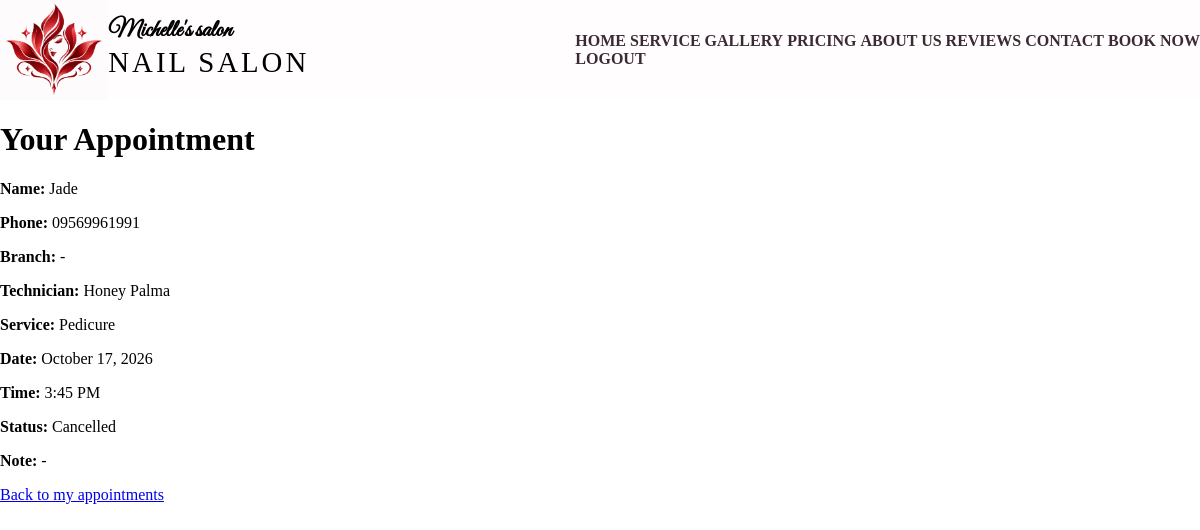
Screenshot of /appointments/8/ (signed in) with the database file from the repository.
### apiprojects/models.py (models this page shows, shortened)
class Appointment(models.Model):
    user = models.ForeignKey(
         settings.AUTH_USER_MODEL, on_delete=models.CASCADE,
         related_name="appointments", null=True, blank=True
    )
    STATUS_CHOICES = [
         ("pending", "Pending"),
         ("completed", "Completed"),
         ("confirmed", "Confirmed"),
         ("cancelled", "Cancelled"),
         ("no_show", "No_show"),
    ]
    name = models.CharField(max_length=100)
    staff = models.ForeignKey(
        Staff, on_delete=models.PROTECT, related_name="appointments"
    )
    service = models.ForeignKey(Service, on_delete=models.PROTECT, null=True)
    branch = models.ForeignKey(Branch, on_delete=models.PROTECT, null=True, blank=True, related_name="appointments")
    status = models.CharField(max_length=10, choices=STATUS_CHOICES, default="pending")
    created_at = models.DateTimeField(auto_now_add=True)
    appointment_date = models.DateTimeField()
    phone_number = models.CharField(
            max_length=11,
            validators=[phone_validator],
            null=True, blank=True,
        )
    note = models.TextField(blank=True)
    class Meta:
        ordering = ["appointment_date"]
        constraints = [
             models.UniqueConstraint(
                  fields=["user"],
                  condition = models.Q(status__in=["pending", 'confirmed']),
                  name="one_active_appointment_per_user",
             )
        ]

class Staff(models.Model):
    user = models.OneToOneField(settings.AUTH_USER_MODEL, on_delete=models.SET_NULL, related_name="staff_profile", null=True, blank=True)
    name = models.CharField(max_length=100)
    role = models.CharField(max_length=60, blank=True)
    image = models.ImageField(upload_to="staff/")
    number = models.CharField(max_length=20, null=True, blank=True)
    location = models.CharField(max_length=100, null=True, blank=True)
    base_salary = models.DecimalField(max_digits=10, decimal_places=2, default=0)
    commission_rate = models.DecimalField(max_digits=4, decimal_places=2, default=0)
    class Meta:
        verbose_name_plural = "staff"
    def __str__(self):
        return self.name

class Service(models.Model):
    service_name = models.CharField(max_length=100)
    category = models.ForeignKey(ServiceCategory, on_delete=models.PROTECT, related_name="services", null=True, blank=True)
    price = models.DecimalField(max_digits=8, decimal_places=2)
    image = models.ImageField(upload_to="services/")
    slug = models.SlugField(unique=True, blank=True)

### apiprojects/views.py (the view)
# urls.py: path("appointments/<int:pk>/", views.appointment_detail, name="appointment_detail"),
@login_required
def appointment_detail(request, pk):
    if request.user.is_staff:
        appointment = get_object_or_404(
            Appointment.objects.select_related("staff", "service", "branch"), pk=pk
        )
    else:
        appointment = get_object_or_404(
            Appointment.objects.select_related("staff", "service", "branch"),
            pk=pk, user=request.user,
        )
    deadline = appointment.appointment_date - timedelta(hours=2)
    is_active = appointment.status in ("pending", "confirmed")
    past_deadline = timezone.now() >= deadline
    can_cancel = is_active and (request.user.is_staff or not past_deadline)
    context = {
        "appointment": appointment,
        "can_cancel": can_cancel,
        "is_active": is_active,
        "past_deadline": past_deadline,
        "deadline": deadline,
    }
    return render(request, "appointments/detail.html", context)

### apiprojects/templates/appointments/detail.html (shortened to what this page needs)
{% extends 'appointments/urltemplate.html' %}
{% load static %}
{% block content %}
<h1>Your Appointment</h1>
<p><strong>Name:</strong> {{ appointment.name }}</p>
<p><strong>Phone:</strong> {{ appointment.phone_number|default:"-" }}</p>
<p><strong>Branch:</strong> {{ appointment.branch|default:"-" }}</p>
<p><strong>Technician:</strong> {{ appointment.staff }}</p>
<p><strong>Service:</strong> {{ appointment.service.service_name|default:"-" }}</p>
<p><strong>Date:</strong> {{ appointment.appointment_date|date:"F d, Y" }}</p>
<p><strong>Time:</strong> {{ appointment.appointment_date|time:"g:i A" }}</p>
<p><strong>Status:</strong> {{ appointment.get_status_display }}</p>
<p><strong>Note:</strong> {{ appointment.note|default:"-" }}</p>
<a href="{% url 'appointment_list' %}">Back to my appointments</a>
{% endblock %}

### apiprojects/static/appointments/css/style.css (style rules this page uses)
html { scroll-behavior: smooth; }
body { margin: 0; background: rgb(255, 255, 255); }

### rows the page displays
Appointment: name "Jade", phone_number "09569961991", branch "-", staff "Honey Palma", service.service_name "Pedicure", appointment_date "October 17, 2026", appointment_date "3:45 PM", status "Cancelled", note "-"
